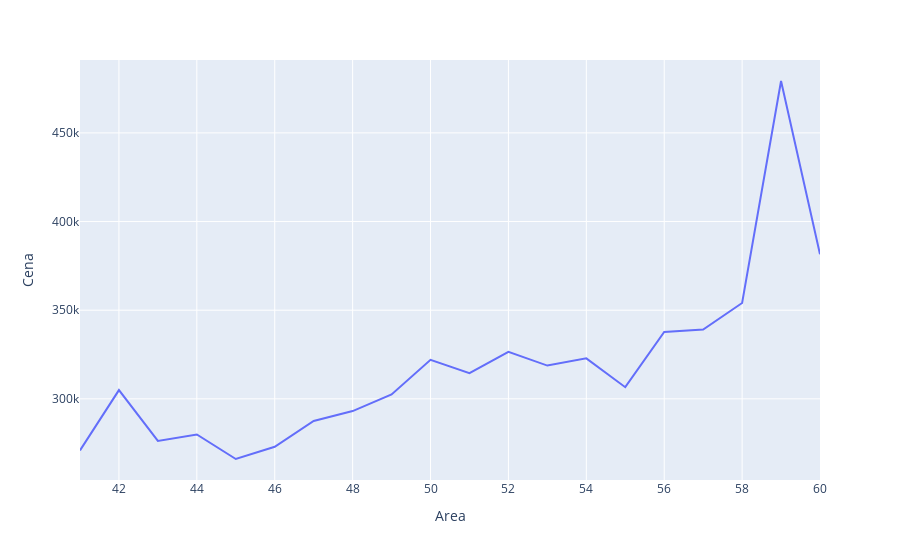

Notebook cell for this chart:
### Code cell
from data import calc_avg_price_per_area

avg_price_per_area = calc_avg_price_per_area(data)
fig = go.Figure(data=px.line(avg_price_per_area, x="Area", y="Cena"))
fig.show()

### Figure 1 — Plotly figure (JSON) as saved in the notebook; plotly's stock layout.template omitted (floating-point values rounded to 4 significant figures)
{"data": [{"hovertemplate": "Area=%{x}<br>Cena=%{y}<extra></extra>", "legendgroup": "", "line": {"color": "#636efa", "dash": "solid"}, "mode": "lines", "name": "", "orientation": "v", "showlegend": false, "type": "scatter", "x": [41, 42, 43, 44, 45, 46, 47, 48, 49, 50, 51, 52, 53, 54, 55, 56, 57, 58, 59, 60], "xaxis": "x", "y": [270900.0, 304900.0, 276300.0, 279900.0, 266100.0, 273000.0, 287500.0, 293100.0, 302500.0, 322000.0, 314500.0, 326600.0, 318800.0, 322800.0, 306600.0, 337700.0, 339100.0, 354100.0, 479300.0, 381600.0], "yaxis": "y"}], "layout": {"legend": {"tracegroupgap": 0}, "margin": {"t": 60}, "xaxis": {"anchor": "y", "domain": [0, 1], "title": {"text": "Area"}}, "yaxis": {"anchor": "x", "domain": [0, 1], "title": {"text": "Cena"}}}}
